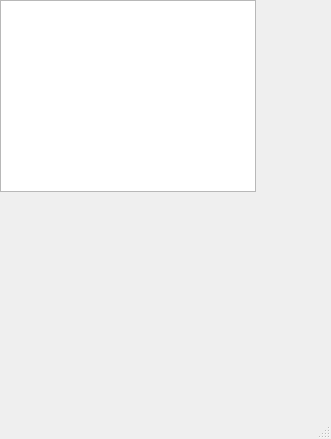
<?xml version="1.0" encoding="UTF-8"?>
<ui version="4.0">
 <class>MainWindow</class>
 <widget class="QMainWindow" name="MainWindow">
  <property name="geometry">
   <rect>
    <x>0</x>
    <y>0</y>
    <width>331</width>
    <height>439</height>
   </rect>
  </property>
  <property name="windowTitle">
   <string>MainWindow</string>
  </property>
  <widget class="QWidget" name="centralwidget">
   <widget class="QTableWidget" name="tableWidget">
    <property name="geometry">
     <rect>
      <x>0</x>
      <y>0</y>
      <width>256</width>
      <height>192</height>
     </rect>
    </property>
   </widget>
  </widget>
  <widget class="QMenuBar" name="menubar">
   <property name="geometry">
    <rect>
     <x>0</x>
     <y>0</y>
     <width>331</width>
     <height>21</height>
    </rect>
   </property>
  </widget>
  <widget class="QStatusBar" name="statusbar"/>
 </widget>
 <resources/>
 <connections/>
</ui>
